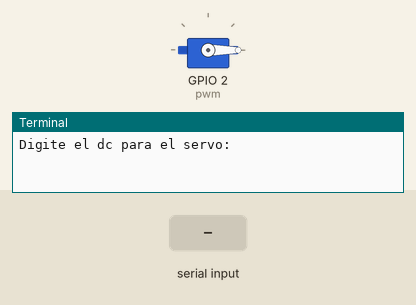
This program was run on a simulated Raspberry Pi (BCM pin numbers). On the bench: servo, the last lines printed to the terminal. Inputs (shaded band) come from the test bench. Servo angles are drawn from the pulse width (0.5 ms = 0°, 2.5 ms = 180°).

Above: at 1.2 s.
1.3 s: "5" typed at the terminal, then Enter
At 2.7 s:
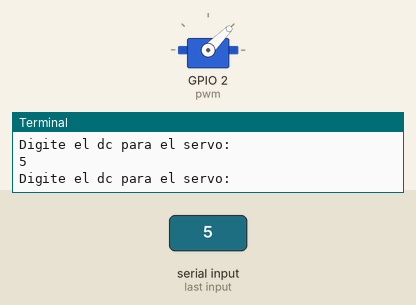
Timing chart, 0 to 4.3 s (numbered marks = the images above; inputs shaded):
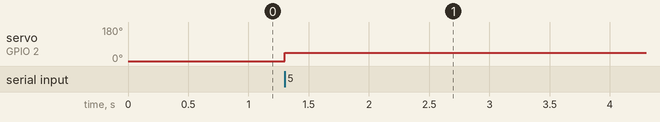

Measured:
- after the input at 1.3 s, servo on GPIO 2 (pwm): 0° → 45° at once

The program:

Clase08_Ejemplo06_PWM_Servo.py
```python
import RPi.GPIO as GPIO

GPIO.setmode(GPIO.BCM)
GPIO.setup(2,GPIO.OUT)

pwm = GPIO.PWM(2,50)
pwm.start(2.5)

continuar = True
while continuar:
    dato = input("Digite el dc para el servo: ")
    if dato == "z":
        continuar=False
    else:
        pwm.ChangeDutyCycle(float(dato))
pwm.stop()
GPIO.cleanup()
print("Fin de programa")
```
